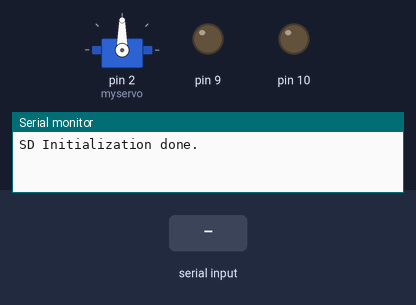
The sketch below on a simulated Arduino Uno, built with avr-gcc and run on an emulated ATmega328P. Parts: servo, output pins drawn as LEDs (lit = HIGH), the last lines printed to the serial monitor. The inputs (shaded band) are chosen by the test bench. Storage starts empty.

Above: at 1.2 s.
1.3 s: "90,45,200\n" received over Serial
At 3.2 s:
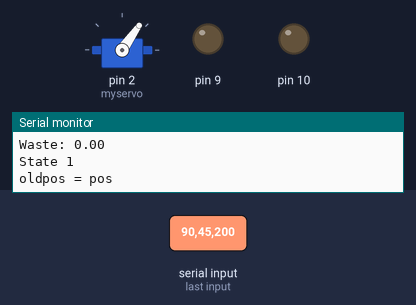
3.8 s: "30,150,10\n" received over Serial
At 5.1 s:
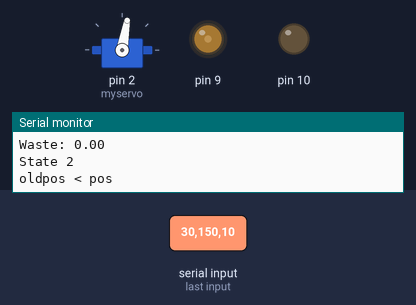
6.3 s: "90,45\n" received over Serial
At 8.8 s:
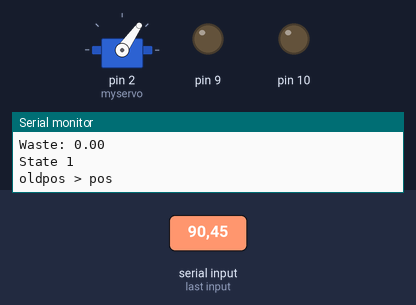
9.3 s: "30,150\n" received over Serial
At 12.1 s:
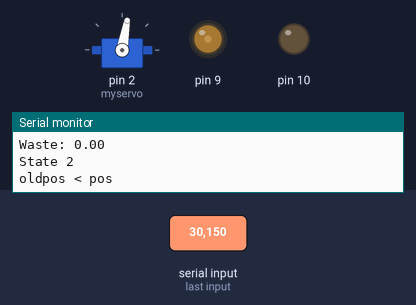
12.3 s: "90,45,200,10,150,30\n" received over Serial
At 14.9 s:
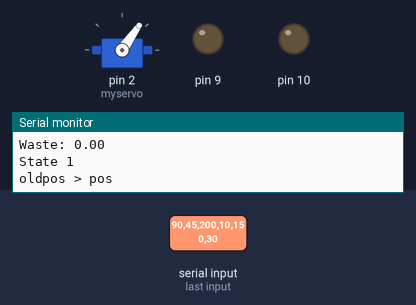
Timing chart, 0 to 16.3 s (numbered marks = the images above; inputs shaded):
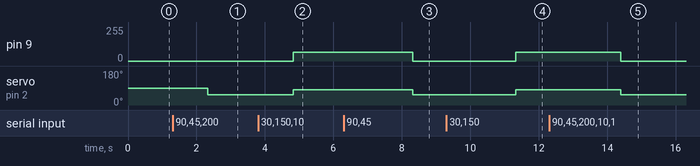

The sketch:

arduinononbsmiddle.ino
```cpp
#include <SPI.h>
#include <SD.h >  // These two are for the SD card
#include <Servo.h>
#include "TimerOne.h"

Servo myservo;
File myFile;
String dataString = "";
bool substate= false;


void datalog(String data){


  File dataFile = SD.open("test.txt", FILE_WRITE);


  if (dataFile) {
    dataFile.println(dataString);
    dataFile.close();

  }//endif

  // if the file isn't open, pop up an error:
  else {

    Serial.println(F("error opening test.txt"));

  }//end else
  dataString = "";

}//end void datalog()


void setup() {

  pinMode(10, OUTPUT);
  Timer1.initialize(40);         // initialize timer1, and set a 40 microsecond period
  Timer1.pwm(9, 0);                // setup pwm on pin 9, 50% duty cycle 512 50%
  //Timer1.attachInterrupt(callback);  // attaches callback() as a timer overflow interrupt
  Timer1.detachInterrupt();
  Timer1.start();

  myservo.attach(2);  // attaches the servo on GIO2 to the servo object


  Serial.begin(9600);

if (!SD.begin(4)) {

    Serial.println(F("SD Initialization failed!"));
    //while(1);// do nothing. system needs reset

  }//endif
  Serial.println (F("SD Initialization done."));


  myFile = SD.open ("test.txt", FILE_WRITE);//Open the file. Note that you can only open one file at a time. You must close this one before opening the next.


  if (myFile) { //if the file has opened correctly
      myFile.println("test write");         // This writes into the actual file
    myFile.close();
  }

}//end setup

void callback()
{
  digitalWrite(10, digitalRead(10) ^ 1);
}


float temperature;
float concentration;
float humidity;
bool manualoverride=false;
volatile int pos=55;
volatile int oldpos=55;
volatile int temppos;

void loop() {

  // put your main code here, to run repeatedly:
//while (no input )
//wait
//after input is received we log the alcohol value and react to it
// we also have a case for a shutoff toggle message and return on or off
//could return controls status on off
//
while (Serial.available()==0);

while (Serial.available()) {
  substate=false;


  float dataIn1 = Serial.parseFloat();

  Serial.println(dataIn1,6);

  if(dataIn1 == 123.456008){

    Serial.println("Manual Override Activated (Toggle)");
    substate = true;
    dataIn1 = Serial.parseFloat();

    manualoverride = !manualoverride;

  }//endif override

  if(dataIn1 == 456.789031){

    Serial.println("Request to return controls");
    substate = true;
    // need to write back the controls in serial

    if((concentration <= 80)|| (manualoverride== true)){
      Serial.write("Off");
    }

    if(concentration > 80){
      Serial.write("On");
    }

    dataIn1 = Serial.parseFloat();


  }//endif

  //temperature then concentration then humidity
  if (substate==false){
    temperature = dataIn1;
    Serial.print("Temperature: ");
    Serial.println(temperature);

    concentration = Serial.parseFloat();
    Serial.print("Concentration: ");
    Serial.println(concentration);


    humidity = Serial.parseFloat();
    Serial.print("Humidity: ");
    Serial.println(humidity);

    float waste = Serial.parseFloat();
    Serial.print("Waste: ");
    Serial.println(waste);


    myFile = SD.open ("test.txt", FILE_WRITE);//Open the file. Note that you can only open one file at a time. You must close this one before opening the next.


  if (myFile) { //if the file has opened correctly
    myFile.print("Temperature: ");
    myFile.print(temperature);
    myFile.print(" Concentration: ");
    myFile.print(concentration);
    myFile.print(" Humidity: ");
    myFile.print(humidity);
    myFile.println();         // This writes into the actual file

    myFile.close();
  }

  }//endif substate is false
//Serial.print("%s");
}//end while serial availabl


//Now we react to the concentration and activate certain angles and fan speeds
//servo goes from 55-155
//fan goes from 0-320

/*
State 1: Fans off louvers off
*/

if((concentration < 80)|| (manualoverride== true)){
  noInterrupts();

  //Timer1.setPwmDuty(9, 0);//fan control
  Timer1.pwm(9, 0);//fan control

  pos=55;
  interrupts();

  Serial.println("State 1");
}

/*
State 2: Fans low louvers low
*/

else if(concentration < 200){
  noInterrupts();
  Timer1.pwm(9, 256);;//fan control
  pos=80;
  interrupts();
  Serial.println("State 2");
}

/*
State3: Fans medium low louvers medium low
*/

else if(concentration < 400){
  noInterrupts();
  Timer1.pwm(9, 512);//fan control
  pos=105;
  interrupts();

  Serial.println("State 3");
}

/*
State4: Fans medium high louvers medium high
*/

else if(concentration < 800){
  noInterrupts();
  Timer1.pwm(9, 768);//fan control
  pos=130;
  interrupts();
  Serial.println("State 4");
}

/*
State5: Wide open
*/

else if(concentration >= 800){
  noInterrupts();
  Timer1.pwm(9, 1023);//fan control
  pos=155;
  interrupts();
  Serial.println("State 5");
}


if(oldpos > pos){
  Serial.println("oldpos > pos");
  /*
  for (temppos = 155; temppos >= pos; temppos -= 1) { // goes from 180 degrees to 0 degrees
    myservo.write(temppos);              // tell servo to go to position in variable 'temppos'
    delay(30);                       // waits 30 ms for the servo to reach the position
  }
  */
  noInterrupts();
  myservo.write(pos);
  delay(500);
  interrupts();

}//if oldpos >

else if(oldpos < pos){
  Serial.println("oldpos < pos");
  noInterrupts();
  myservo.write(pos);
  delay(500);
  interrupts();
  /*
  for (temppos = 55; temppos <= pos; temppos += 1) { // goes from 180 degrees to 0 degrees
    myservo.write(temppos);              // tell servo to go to position in variable 'temppos'
    delay(30);                       // waits 30 ms for the servo to reach the position
  }
  */

}//end if oldpos<

else if(oldpos == pos){
  Serial.println("oldpos = pos");
  noInterrupts();
    myservo.write(pos);              // tell servo to go to position in variable 'temppos'
   delay(800);
   interrupts();

}//end if oldpos<

oldpos=pos;


//myservo.write(pos);
//delay(300);
  //analogWrite25k( 9, 320);//320 is the max fan output we can write

}//end void loop
```

Temp_PID.cpp
```cpp
/*
  This cpp contains a PID implementation for temperature using P and I
  The output is scaled 0-255 with the ends capped for pwm safety bounds.
  The cumulative error bounds can be adjusted to change the curve and windup of the PID
*/

#include "Arduino.h"
#include "Temp_PID.h"

double tempPID::computePID(tempPID tp) {
  static double currentTime = millis();
  static double elapsedTime = (double)(currentTime - tp.dbl_previousTime);


  double error = dbl_setPoint - dbl_temp_inp; // error here means how far off our temp_input temp is from where the gauge is set
  dbl_cumulativeError += error * elapsedTime;//We clamp how much this can affect our output below to prevent windup

  if(abs(dbl_cumulativeError*c_ki)>40){

    if(dbl_cumulativeError > (10/c_ki)){
      dbl_cumulativeError=(160/c_ki);
    }//endif positive cumulative error

    if(dbl_cumulativeError < (-70/c_ki)){
      dbl_cumulativeError=(-50/c_ki);                 // from -70 to -50
    }//endif negative cumulative error

  }//endif cumulating error either direction

  double out = c_kp * error + c_ki * dbl_cumulativeError;//output determined by I and P.
  dbl_previousTime = currentTime;

  //check output bounds
    if(out > 229){
      out=229;
    }//endif

    if(out < 26){
      out=26;
    }//endif out of bounds

  return out;
}// end
```

Temp_PID.h
```cpp
//computePID: uses several global variables to calculate errors in temp/setTemp, and time. Could have temp timeout inside or externally
//Consts: P&I
//Inputs: input temp, previousTime, cumulativeError, setPoint
//Outputs: double out
#ifndef Temp_PID
#define Temp_PID

#include "Arduino.h"


const uint8_t c_kp = 20;
const uint8_t c_ki = 1;

class tempPID
{
  public:
  double dbl_temp_inp;
  double dbl_previousTime;
  double dbl_cumulativeError;
  double dbl_setPoint;

  double computePID(tempPID tp);

  private:

};


#endif
```

Measured:
- after the input at 1.3 s, servo on pin 2 (myservo): 90° → 55° after 1.0 s
- after the input at 3.8 s, pin 9: 0/255 → 64/255 after 1.0 s; servo on pin 2 (myservo): 55° → 80° after 1.0 s
- after the input at 6.3 s, pin 9: 64/255 → 0/255 after 2.0 s; servo on pin 2 (myservo): 80° → 55° after 2.0 s
- after the input at 9.3 s, pin 9: 0/255 → 64/255 after 2.0 s; servo on pin 2 (myservo): 55° → 80° after 2.0 s
- after the input at 12.3 s, pin 9: 64/255 → 0/255 after 2.1 s; servo on pin 2 (myservo): 80° → 55° after 2.1 s
